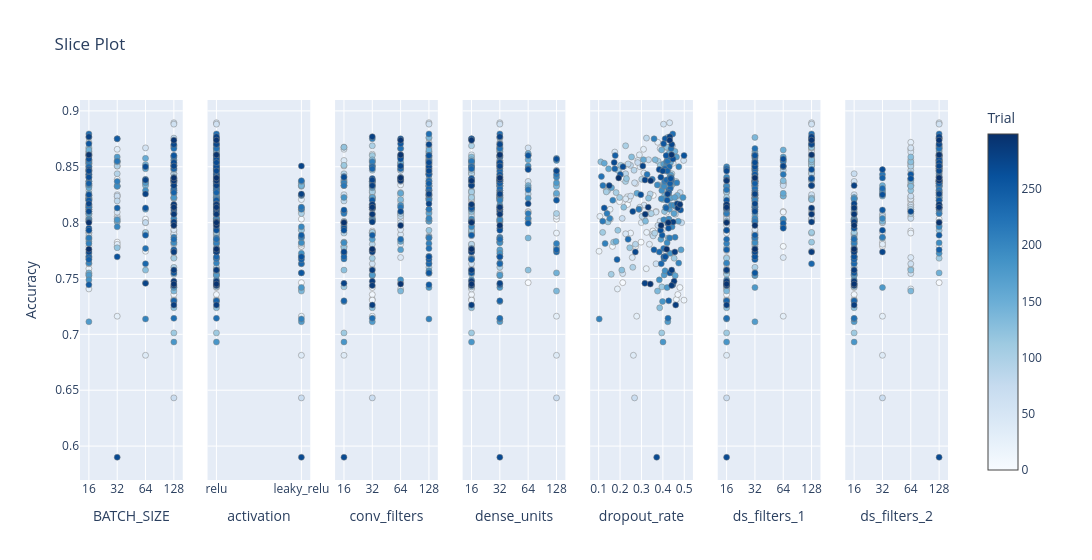

Notebook code for this chart:
### Code cell
optuna.visualization.plot_slice(
    study,
    target=lambda t: t.values[0],  # On récupère la 1ère valeur retournée par ta fonction objective
    target_name="Accuracy"         # Nom affiché sur l'axe Y
)

### Figure 1 — Plotly figure (JSON) as saved in the notebook; plotly's stock layout.template omitted (floating-point values rounded to 4 significant figures; data arrays with more than 128 entries replaced by an {"elided": "..."} marker saying what was removed)
{"data": [{"marker": {"color": {"elided": "300 int values"}, "colorbar": {"title": {"text": "Trial"}, "x": 1, "xpad": 40}, "colorscale": [[0, "rgb(247,251,255)"], [0.125, "rgb(222,235,247)"], [0.25, "rgb(198,219,239)"], [0.375, "rgb(158,202,225)"], [0.5, "rgb(107,174,214)"], [0.625, "rgb(66,146,198)"], [0.75, "rgb(33,113,181)"], [0.875, "rgb(8,81,156)"], [1, "rgb(8,48,107)"]], "line": {"color": "Grey", "width": 0.5}, "showscale": true}, "mode": "markers", "name": "Feasible Trial", "showlegend": false, "type": "scatter", "x": {"elided": "300 int values"}, "xaxis": "x", "y": {"elided": "300 float values"}, "yaxis": "y"}, {"marker": {"color": {"elided": "300 int values"}, "colorbar": {"title": {"text": "Trial"}, "x": 1, "xpad": 40}, "colorscale": [[0, "rgb(247,251,255)"], [0.125, "rgb(222,235,247)"], [0.25, "rgb(198,219,239)"], [0.375, "rgb(158,202,225)"], [0.5, "rgb(107,174,214)"], [0.625, "rgb(66,146,198)"], [0.75, "rgb(33,113,181)"], [0.875, "rgb(8,81,156)"], [1, "rgb(8,48,107)"]], "line": {"color": "Grey", "width": 0.5}, "showscale": false}, "mode": "markers", "name": "Feasible Trial", "showlegend": false, "type": "scatter", "x": {"elided": "300 str values"}, "xaxis": "x2", "y": {"elided": "300 float values"}, "yaxis": "y2"}, {"marker": {"color": {"elided": "300 int values"}, "colorbar": {"title": {"text": "Trial"}, "x": 1, "xpad": 40}, "colorscale": [[0, "rgb(247,251,255)"], [0.125, "rgb(222,235,247)"], [0.25, "rgb(198,219,239)"], [0.375, "rgb(158,202,225)"], [0.5, "rgb(107,174,214)"], [0.625, "rgb(66,146,198)"], [0.75, "rgb(33,113,181)"], [0.875, "rgb(8,81,156)"], [1, "rgb(8,48,107)"]], "line": {"color": "Grey", "width": 0.5}, "showscale": false}, "mode": "markers", "name": "Feasible Trial", "showlegend": false, "type": "scatter", "x": {"elided": "300 int values"}, "xaxis": "x3", "y": {"elided": "300 float values"}, "yaxis": "y3"}, {"marker": {"color": {"elided": "300 int values"}, "colorbar": {"title": {"text": "Trial"}, "x": 1, "xpad": 40}, "colorscale": [[0, "rgb(247,251,255)"], [0.125, "rgb(222,235,247)"], [0.25, "rgb(198,219,239)"], [0.375, "rgb(158,202,225)"], [0.5, "rgb(107,174,214)"], [0.625, "rgb(66,146,198)"], [0.75, "rgb(33,113,181)"], [0.875, "rgb(8,81,156)"], [1, "rgb(8,48,107)"]], "line": {"color": "Grey", "width": 0.5}, "showscale": false}, "mode": "markers", "name": "Feasible Trial", "showlegend": false, "type": "scatter", "x": {"elided": "300 int values"}, "xaxis": "x4", "y": {"elided": "300 float values"}, "yaxis": "y4"}, {"marker": {"color": {"elided": "300 int values"}, "colorbar": {"title": {"text": "Trial"}, "x": 1, "xpad": 40}, "colorscale": [[0, "rgb(247,251,255)"], [0.125, "rgb(222,235,247)"], [0.25, "rgb(198,219,239)"], [0.375, "rgb(158,202,225)"], [0.5, "rgb(107,174,214)"], [0.625, "rgb(66,146,198)"], [0.75, "rgb(33,113,181)"], [0.875, "rgb(8,81,156)"], [1, "rgb(8,48,107)"]], "line": {"color": "Grey", "width": 0.5}, "showscale": false}, "mode": "markers", "name": "Feasible Trial", "showlegend": false, "type": "scatter", "x": {"elided": "300 float values"}, "xaxis": "x5", "y": {"elided": "300 float values"}, "yaxis": "y5"}, {"marker": {"color": {"elided": "300 int values"}, "colorbar": {"title": {"text": "Trial"}, "x": 1, "xpad": 40}, "colorscale": [[0, "rgb(247,251,255)"], [0.125, "rgb(222,235,247)"], [0.25, "rgb(198,219,239)"], [0.375, "rgb(158,202,225)"], [0.5, "rgb(107,174,214)"], [0.625, "rgb(66,146,198)"], [0.75, "rgb(33,113,181)"], [0.875, "rgb(8,81,156)"], [1, "rgb(8,48,107)"]], "line": {"color": "Grey", "width": 0.5}, "showscale": false}, "mode": "markers", "name": "Feasible Trial", "showlegend": false, "type": "scatter", "x": {"elided": "300 int values"}, "xaxis": "x6", "y": {"elided": "300 float values"}, "yaxis": "y6"}, {"marker": {"color": {"elided": "300 int values"}, "colorbar": {"title": {"text": "Trial"}, "x": 1, "xpad": 40}, "colorscale": [[0, "rgb(247,251,255)"], [0.125, "rgb(222,235,247)"], [0.25, "rgb(198,219,239)"], [0.375, "rgb(158,202,225)"], [0.5, "rgb(107,174,214)"], [0.625, "rgb(66,146,198)"], [0.75, "rgb(33,113,181)"], [0.875, "rgb(8,81,156)"], [1, "rgb(8,48,107)"]], "line": {"color": "Grey", "width": 0.5}, "showscale": false}, "mode": "markers", "name": "Feasible Trial", "showlegend": false, "type": "scatter", "x": {"elided": "300 int values"}, "xaxis": "x7", "y": {"elided": "300 float values"}, "yaxis": "y7"}], "layout": {"title": {"text": "Slice Plot"}, "width": 2100, "xaxis": {"anchor": "y", "categoryarray": [16, 32, 64, 128], "categoryorder": "array", "domain": [0, 0.1184], "title": {"text": "BATCH_SIZE"}, "type": "category"}, "xaxis2": {"anchor": "y2", "categoryarray": ["relu", "leaky_relu"], "categoryorder": "array", "domain": [0.1469, 0.2653], "title": {"text": "activation"}, "type": "category"}, "xaxis3": {"anchor": "y3", "categoryarray": [16, 32, 64, 128], "categoryorder": "array", "domain": [0.2939, 0.4122], "title": {"text": "conv_filters"}, "type": "category"}, "xaxis4": {"anchor": "y4", "categoryarray": [16, 32, 64, 128], "categoryorder": "array", "domain": [0.4408, 0.5592], "title": {"text": "dense_units"}, "type": "category"}, "xaxis5": {"anchor": "y5", "domain": [0.5878, 0.7061], "title": {"text": "dropout_rate"}}, "xaxis6": {"anchor": "y6", "categoryarray": [16, 32, 64, 128], "categoryorder": "array", "domain": [0.7347, 0.8531], "title": {"text": "ds_filters_1"}, "type": "category"}, "xaxis7": {"anchor": "y7", "categoryarray": [16, 32, 64, 128], "categoryorder": "array", "domain": [0.8816, 1.0], "title": {"text": "ds_filters_2"}, "type": "category"}, "yaxis": {"anchor": "x", "domain": [0, 1], "title": {"text": "Accuracy"}}, "yaxis2": {"anchor": "x2", "domain": [0, 1], "matches": "y", "showticklabels": false}, "yaxis3": {"anchor": "x3", "domain": [0, 1], "matches": "y", "showticklabels": false}, "yaxis4": {"anchor": "x4", "domain": [0, 1], "matches": "y", "showticklabels": false}, "yaxis5": {"anchor": "x5", "domain": [0, 1], "matches": "y", "showticklabels": false}, "yaxis6": {"anchor": "x6", "domain": [0, 1], "matches": "y", "showticklabels": false}, "yaxis7": {"anchor": "x7", "domain": [0, 1], "matches": "y", "showticklabels": false}}}
